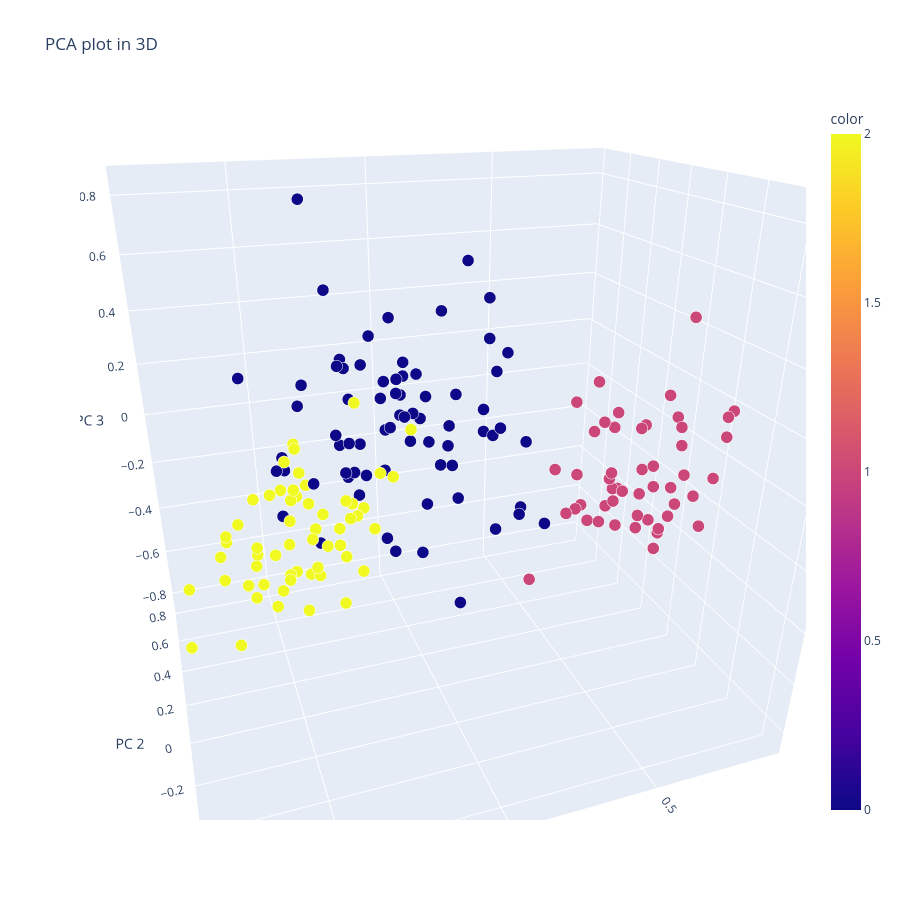

Notebook source saved alongside this figure:
### Code cell
PCAplot3D(X, pred_ward)

### Figure 1 — Plotly figure (JSON) as saved in the notebook; plotly's stock layout.template omitted (floating-point values rounded to 4 significant figures; data arrays with more than 128 entries replaced by an {"elided": "..."} marker saying what was removed)
{"data": [{"hovertemplate": "PC 1=%{x}<br>PC 2=%{y}<br>PC 3=%{z}<br>size=%{marker.size}<br>color=%{marker.color}<extra></extra>", "legendgroup": "", "marker": {"color": {"elided": "178 int values"}, "coloraxis": "coloraxis", "opacity": 1, "size": {"elided": "178 float values"}, "sizemode": "area", "sizeref": 0.00025, "symbol": "circle"}, "mode": "markers", "name": "", "scene": "scene", "showlegend": false, "type": "scatter3d", "x": {"elided": "178 float values"}, "y": {"elided": "178 float values"}, "z": {"elided": "178 float values"}}], "layout": {"coloraxis": {"colorbar": {"title": {"text": "color"}}, "colorscale": [[0, "#0d0887"], [0.1111, "#46039f"], [0.2222, "#7201a8"], [0.3333, "#9c179e"], [0.4444, "#bd3786"], [0.5556, "#d8576b"], [0.6667, "#ed7953"], [0.7778, "#fb9f3a"], [0.8889, "#fdca26"], [1, "#f0f921"]]}, "height": 900, "legend": {"itemsizing": "constant", "tracegroupgap": 0}, "scene": {"aspectmode": "auto", "aspectratio": {"x": 1.087, "y": 0.8832, "z": 1.042}, "camera": {"center": {"x": 0, "y": 0, "z": 0}, "eye": {"x": -0.5024, "y": -1.453, "z": 0.7196}, "projection": {"type": "perspective"}, "up": {"x": 0, "y": 0, "z": 1}}, "domain": {"x": [0, 1], "y": [0, 1]}, "xaxis": {"title": {"text": "PC 1"}, "type": "linear"}, "yaxis": {"title": {"text": "PC 2"}, "type": "linear"}, "zaxis": {"title": {"text": "PC 3"}, "type": "linear"}}, "title": {"text": "PCA plot in 3D"}, "width": 900}}
